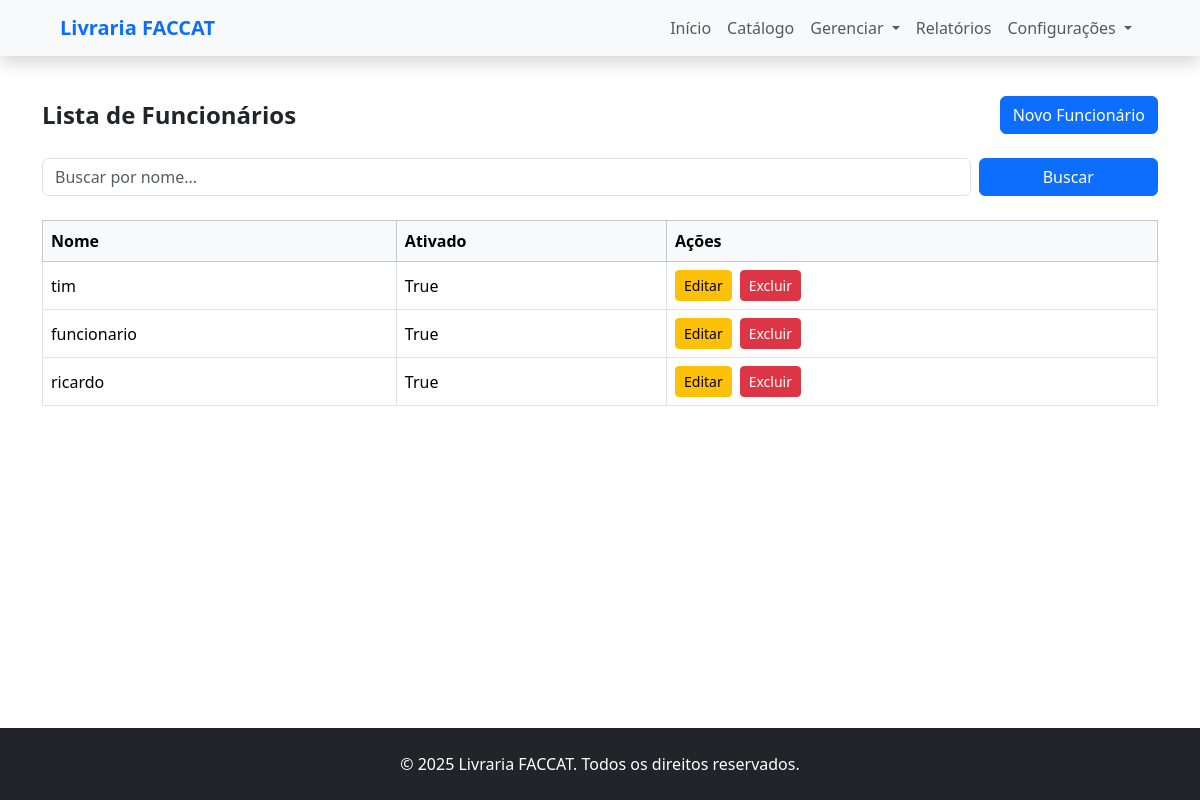
Page /usuarios/funcionarios (signed in) on the committed database.
### usuarios/models.py (models this page shows, shortened)
class Funcionario(AbstractUser):
    ativado = models.BooleanField(default=True)

### usuarios/views.py (the view)
# urls.py: path('funcionarios', views.gerenciar_funcionarios, name='gerenciar_funcionarios'),
@login_required
def gerenciar_funcionarios(request):
    busca = request.GET.get('busca', '')
    if busca:
        funcionarios = Funcionario.objects.filter(nome__icontains=busca)
    else:
        funcionarios = Funcionario.objects.all()
    return render(request, 'usuarios/gerenciar_funcionarios.html', {'funcionarios': funcionarios})

### usuarios/templates/usuarios/gerenciar_funcionarios.html (shortened to what this page needs)
{% extends 'base.html' %}
{% block content %}
<div class="container my-4">
    <div class="d-flex justify-content-between align-items-center mb-4">
        <h1 class="h4 fw-bold mb-0">Lista de Funcionários</h1>
        <a href="{% url 'cadastrar_funcionario' %}" class="btn btn-primary">
            Novo Funcionário
        </a>
    </div>
    <form method="get" class="row g-2 mb-4">
        <div class="col-md-10">
            <input type="text" name="busca" placeholder="Buscar por nome..." value="{{ request.GET.busca }}"
                class="form-control" />
        </div>
        <div class="col-md-2">
            <button type="submit" class="btn btn-primary w-100">Buscar</button>
        </div>
    </form>
    <div class="table-responsive">
        <table class="table table-bordered table-hover align-middle">
            <thead class="table-light">
                <tr>
                    <th>Nome</th>
                    <th>Ativado</th>
                    <th>Ações</th>
                </tr>
            </thead>
            <tbody>
                {% for funcionario in funcionarios %}
                <tr>
                    <td>{{ funcionario.username }}</td>
                    <td>{{ funcionario.ativado }}</td>
                    <td>
                        <div class="d-flex gap-2">
                            <a href="{% url 'editar_funcionario' funcionario.id %}" class="btn btn-warning btn-sm">
                                Editar
                            </a>
                            <form method="post" action="{% url 'deletar_funcionario' funcionario.id %}" style="display:inline;">
                                <button type="submit" class="btn btn-danger btn-sm">Excluir</button>
                            </form>
                        </div>
                    </td>
                </tr>
                {% empty %}
                <tr>
                    <td colspan="3" class="text-center py-4">Nenhum funcionário cadastrado.</td>
                </tr>
                {% endfor %}
            </tbody>
        </table>
    </div>
</div>
{% endblock %}

### rows in the picture
Funcionario: username "tim", ativado "True"
Funcionario: username "funcionario", ativado "True"
Funcionario: username "ricardo", ativado "True"
